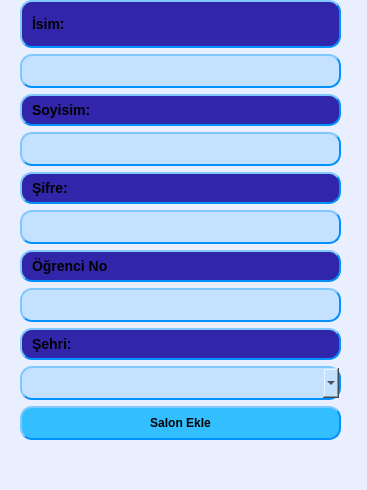
<?xml version="1.0" encoding="UTF-8"?>
<ui version="4.0">
 <class>WindowYYEkle</class>
 <widget class="QMainWindow" name="WindowYYEkle">
  <property name="geometry">
   <rect>
    <x>0</x>
    <y>0</y>
    <width>367</width>
    <height>490</height>
   </rect>
  </property>
  <property name="minimumSize">
   <size>
    <width>367</width>
    <height>447</height>
   </size>
  </property>
  <property name="maximumSize">
   <size>
    <width>367</width>
    <height>490</height>
   </size>
  </property>
  <property name="windowTitle">
   <string>MainWindow</string>
  </property>
  <property name="styleSheet">
   <string notr="true">  background-color: rgb(233, 239, 255);
</string>
  </property>
  <widget class="QWidget" name="centralwidget">
   <widget class="QWidget" name="verticalLayoutWidget_2">
    <property name="geometry">
     <rect>
      <x>20</x>
      <y>0</y>
      <width>321</width>
      <height>440</height>
     </rect>
    </property>
    <layout class="QVBoxLayout" name="verticalLayout_2">
     <item>
      <layout class="QVBoxLayout" name="verticalLayout_3">
       <item>
        <widget class="QLabel" name="labelCep">
         <property name="styleSheet">
          <string notr="true"> 	background-color: rgb(49, 38, 170);
    border-style: outset;
    border-width: 2px;
    border-radius: 12px;
    font: bold 14px;
    font-color:rgb(160, 246, 255);
    min-width: 7em;
    padding: 6px;
	border-color: rgb(0, 145, 255)</string>
         </property>
         <property name="text">
          <string>İsim:</string>
         </property>
        </widget>
       </item>
       <item>
        <widget class="QLineEdit" name="leAd">
         <property name="styleSheet">
          <string notr="true">    background-color: rgb(196, 225, 255);
    border-style: outset;
    border-width: 2px;
    border-radius: 12px;
    font: bold 14px;
    min-width: 7em;
    padding: 6px;
	border-color: rgb(0, 145, 255)</string>
         </property>
         <property name="inputMethodHints">
          <set>Qt::ImhFormattedNumbersOnly</set>
         </property>
        </widget>
       </item>
      </layout>
     </item>
     <item>
      <layout class="QVBoxLayout" name="verticalLayout_4">
       <item>
        <widget class="QLabel" name="labelTc">
         <property name="styleSheet">
          <string notr="true"> 	background-color: rgb(49, 38, 170);
    border-style: outset;
    border-width: 2px;
    border-radius: 12px;
    font: bold 14px;
    font-color:rgb(160, 246, 255);
    min-width: 7em;
    padding: 6px;
	border-color: rgb(0, 145, 255)</string>
         </property>
         <property name="text">
          <string>Soyisim:</string>
         </property>
        </widget>
       </item>
       <item>
        <widget class="QLineEdit" name="leSoy">
         <property name="styleSheet">
          <string notr="true">    background-color: rgb(196, 225, 255);
    border-style: outset;
    border-width: 2px;
    border-radius: 12px;
    font: bold 14px;
    min-width: 7em;
    padding: 6px;
	border-color: rgb(0, 145, 255)</string>
         </property>
         <property name="inputMethodHints">
          <set>Qt::ImhFormattedNumbersOnly</set>
         </property>
        </widget>
       </item>
       <item>
        <widget class="QLabel" name="labelTc_2">
         <property name="styleSheet">
          <string notr="true"> 	background-color: rgb(49, 38, 170);
    border-style: outset;
    border-width: 2px;
    border-radius: 12px;
    font: bold 14px;
    font-color:rgb(160, 246, 255);
    min-width: 7em;
    padding: 6px;
	border-color: rgb(0, 145, 255)</string>
         </property>
         <property name="text">
          <string>Şifre:</string>
         </property>
        </widget>
       </item>
       <item>
        <widget class="QLineEdit" name="leSifre">
         <property name="styleSheet">
          <string notr="true">    background-color: rgb(196, 225, 255);
    border-style: outset;
    border-width: 2px;
    border-radius: 12px;
    font: bold 14px;
    min-width: 7em;
    padding: 6px;
	border-color: rgb(0, 145, 255)</string>
         </property>
         <property name="inputMethodHints">
          <set>Qt::ImhFormattedNumbersOnly</set>
         </property>
        </widget>
       </item>
       <item>
        <widget class="QLabel" name="labelCep_3">
         <property name="styleSheet">
          <string notr="true"> 	background-color: rgb(49, 38, 170);
    border-style: outset;
    border-width: 2px;
    border-radius: 12px;
    font: bold 14px;
    font-color:rgb(160, 246, 255);
    min-width: 7em;
    padding: 6px;
	border-color: rgb(0, 145, 255)</string>
         </property>
         <property name="text">
          <string>Öğrenci No</string>
         </property>
        </widget>
       </item>
       <item>
        <widget class="QLineEdit" name="leNo">
         <property name="styleSheet">
          <string notr="true">    background-color: rgb(196, 225, 255);
    border-style: outset;
    border-width: 2px;
    border-radius: 12px;
    font: bold 14px;
    min-width: 7em;
    padding: 6px;
	border-color: rgb(0, 145, 255)</string>
         </property>
         <property name="inputMethodHints">
          <set>Qt::ImhFormattedNumbersOnly</set>
         </property>
        </widget>
       </item>
       <item>
        <widget class="QLabel" name="labelTc_3">
         <property name="styleSheet">
          <string notr="true"> 	background-color: rgb(49, 38, 170);
    border-style: outset;
    border-width: 2px;
    border-radius: 12px;
    font: bold 14px;
    font-color:rgb(160, 246, 255);
    min-width: 7em;
    padding: 6px;
	border-color: rgb(0, 145, 255)</string>
         </property>
         <property name="text">
          <string>Şehri:</string>
         </property>
        </widget>
       </item>
       <item>
        <widget class="QComboBox" name="cbSehir">
         <property name="styleSheet">
          <string notr="true">    background-color: rgb(196, 225, 255);
    border-style: outset;
    border-width: 2px;
    border-radius: 12px;
    font: bold 14px;
    min-width: 7em;
    padding: 6px;
	border-color: rgb(0, 145, 255)</string>
         </property>
        </widget>
       </item>
      </layout>
     </item>
     <item>
      <widget class="QPushButton" name="btSE">
       <property name="styleSheet">
        <string notr="true">    background-color: rgb(51, 191, 255);
    border-style: outset;
    border-width: 2px;
    border-radius: 12px;
    border-color: rgb(0, 145, 255);
    font: bold 12px;
    min-width: 10em;
    padding: 8px;</string>
       </property>
       <property name="text">
        <string>Salon Ekle</string>
       </property>
      </widget>
     </item>
    </layout>
   </widget>
  </widget>
  <widget class="QMenuBar" name="menubar">
   <property name="geometry">
    <rect>
     <x>0</x>
     <y>0</y>
     <width>367</width>
     <height>23</height>
    </rect>
   </property>
  </widget>
  <widget class="QStatusBar" name="statusbar"/>
 </widget>
 <resources/>
 <connections/>
</ui>
